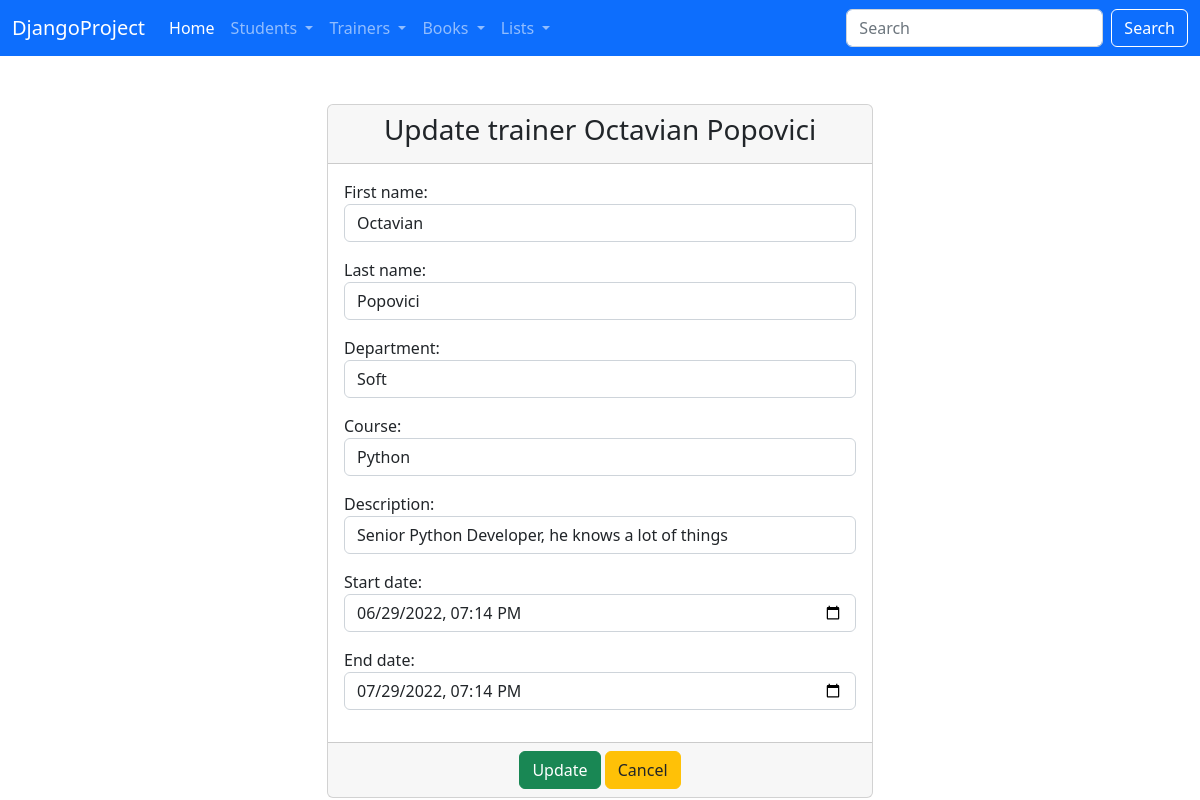
The app's page /update_trainer/3/ with its own data.
### trainer/models.py (models this page shows)
class Trainer(models.Model):
    first_name = models.CharField(max_length=30)
    last_name = models.CharField(max_length=30)
    department = models.CharField(max_length=30)
    course = models.CharField(max_length=30)
    description = models.TextField(max_length=300)
    start_date = models.DateTimeField()
    end_date = models.DateTimeField()
    active = models.BooleanField(default=True)
    created_at = models.DateTimeField(auto_now_add=True)
    updated_at = models.DateTimeField(auto_now=True)
    def __str__(self):
        return f"{self.first_name} {self.last_name}"

### trainer/views.py (the view)
# urls.py: path('update_trainer/<int:pk>/', views.TrainerUpdateView.as_view(), name='update-trainer'),
class TrainerUpdateView(UpdateView):
    template_name = 'trainer/update_trainer.html'
    model = Trainer
    form_class = TrainerForm
    success_url = reverse_lazy('list-of-trainers')

### trainer/forms.py
class TrainerForm(forms.ModelForm):
    class Meta:
        model = Trainer
        fields = ['first_name', 'last_name', 'department', 'course', 'description', 'start_date', 'end_date']
        widgets = {
            'first_name': TextInput(attrs={'placeholder': 'Please enter your first name', 'class': 'form-control'}),
            'last_name': TextInput(attrs={'placeholder': 'Please enter your last name', 'class': 'form-control'}),
            'department': TextInput(attrs={'placeholder': 'Please enter your department', 'class': 'form-control'}),
            'course': TextInput(attrs={'placeholder': 'Please enter your course', 'class': 'form-control'}),
            'description': TextInput(attrs={'placeholder': 'Please enter a description', 'class': 'form-control'}),
            'start_date': DateTimeInput(attrs={'class': 'form-control', 'type': 'datetime-local'}),
            'end_date': DateTimeInput(attrs={'class': 'form-control', 'type': 'datetime-local'}),
        }

### templates/trainer/update_trainer.html (shortened to what this page needs)
{% extends 'base.html' %}
{% block content %}
        <div class="container">
        <div class="row">
            <div class="col-md-6 offset-md-3"><br><br>
                <div class="card">
                    <div class="card-header">
                        <h3 class="text-center">Update trainer {{ trainer }}</h3>
                    </div>
                    <form method="post">
                        <div class="card-body">
                            {{ form.as_p }}
                        </div>
                        <div class="card-footer text-center">
                            <button class="btn btn-success" type="submit">Update</button>
                            <button href="{% url 'list-of-trainers' %}" class="btn text-dark btn-warning">Cancel</button>
                        </div>
                    </form>
                </div>
            </div>
        </div>
    </div>
{% endblock %}

### records on screen
Trainer: first_name+last_name "Octavian Popovici", first_name "Octavian", last_name "Popovici", department "Soft", course "Python", description "Senior Python Developer, he knows a lot of things", start_date "06/29/2022 19:14", end_date "07/29/2022 19:14"
